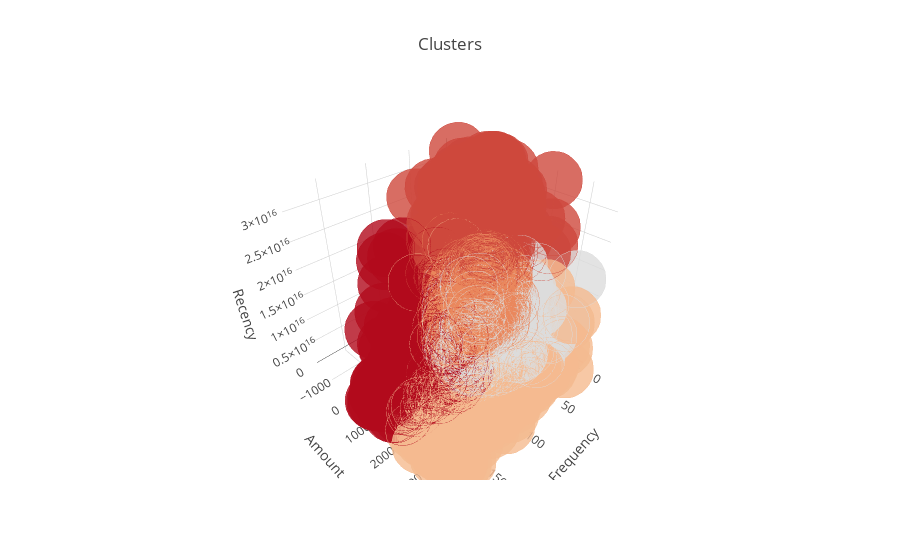

Notebook cell for this chart:
### Code cell
RFM['labels'] =  labels
trace1 = go.Scatter3d(
    x= RFM['Frequency'],
    y= RFM['Amount'],
    z= RFM['Recency'],
    mode='markers',
     marker=dict(
        color = RFM['labels'], 
        size= 20,
        line=dict(
            color= RFM['labels'],
            width= 12
        ),
        opacity=0.8
     )
)
data = [trace1]
layout = go.Layout(
#     margin=dict(
#         l=0,
#         r=0,
#         b=0,
#         t=0
#     )
    title= 'Clusters',
    scene = dict(
            xaxis = dict(title  = 'Frequency'),
            yaxis = dict(title  = 'Amount'),
            zaxis = dict(title  = 'Recency')
        )
)
fig = go.Figure(data=data, layout=layout)
py.offline.iplot(fig)

### Figure 1 — Plotly figure (JSON) as saved in the notebook; plotly's stock layout.template omitted (floating-point values rounded to 4 significant figures; data arrays with more than 128 entries replaced by an {"elided": "..."} marker saying what was removed)
{"data": [{"marker": {"color": {"elided": "3697 int values"}, "line": {"color": {"elided": "3697 int values"}, "width": 12}, "opacity": 0.8, "size": 20}, "mode": "markers", "type": "scatter3d", "uid": "6a89b6e8-91b2-46ea-adb6-de6638b95775", "x": {"elided": "3697 int values"}, "y": {"elided": "3697 float values"}, "z": {"elided": "3697 int values"}}], "layout": {"scene": {"xaxis": {"title": {"text": "Frequency"}}, "yaxis": {"title": {"text": "Amount"}}, "zaxis": {"title": {"text": "Recency"}}}, "title": {"text": "Clusters"}}}
